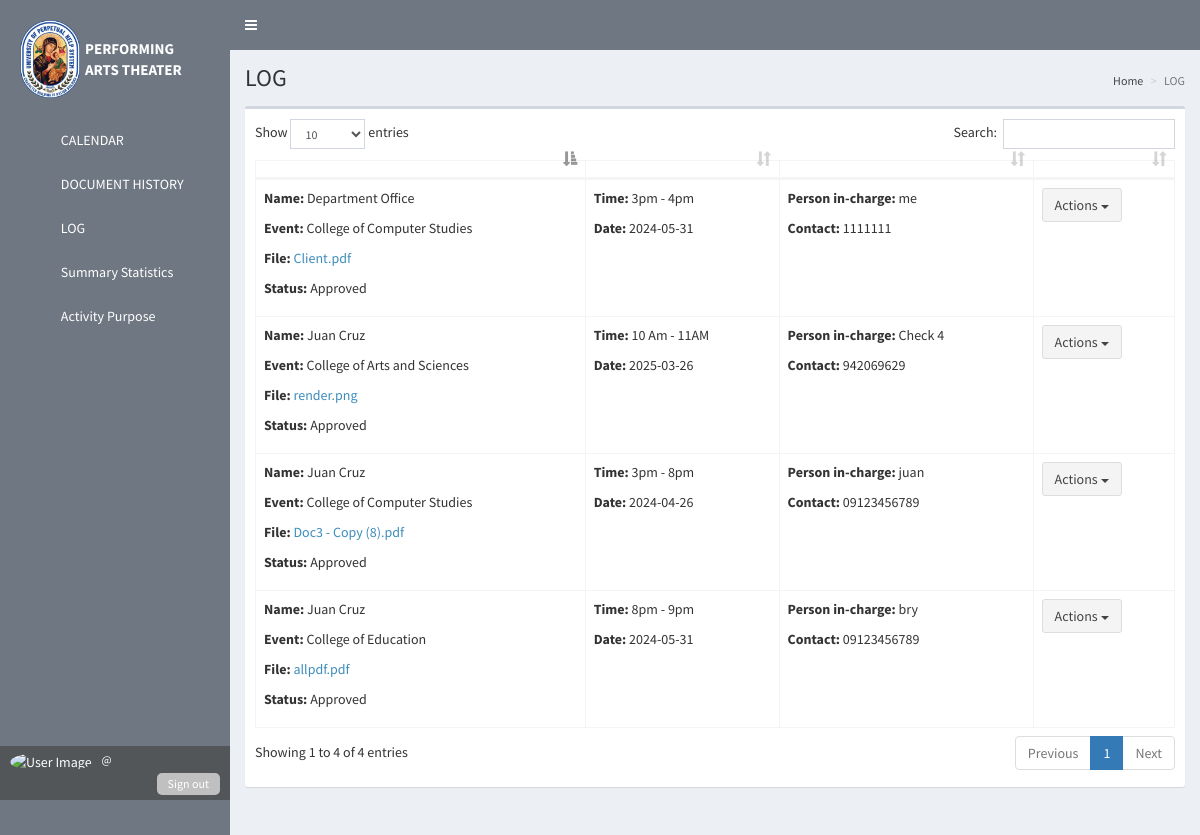
Page /admin/log.php on the committed database.
### tables this page shows
CREATE TABLE `request` (
  `id` int(11) NOT NULL,
  `users_id` int(11) NOT NULL,
  `department` text NOT NULL,
  `activityorpurpose` text NOT NULL,
  `division` text NOT NULL,
  `numberofattendees` text NOT NULL,
  `datefilled` date NOT NULL,
  `timeneeded` text NOT NULL,
  `dateneeded` text NOT NULL,
  `pat` text NOT NULL,
  `emcroom` text NOT NULL,
  `tvroom` text NOT NULL,
  `institutional` text NOT NULL,
  `cocurricular` text NOT NULL,
  `curricular` text NOT NULL,
  `extracurricular` text NOT NULL,
  `outsidegroup` text NOT NULL,
  `personincharge` text NOT NULL,
  `contactnumber` text NOT NULL,
  `file` text NOT NULL,
  `status` text NOT NULL
);

CREATE TABLE `users` (
  `id` int(11) NOT NULL,
  `img` text NOT NULL,
  `firstname` text NOT NULL,
  `lastname` text NOT NULL,
  `email` text NOT NULL,
  `password` text NOT NULL,
  `passwordtxt` varchar(50) NOT NULL,
  `type` int(1) NOT NULL DEFAULT 1
);

### config/config.php (called while the page is built, shortened)
<?php
class Connection{
	private $servername = "localhost";
	private $username = "root";
	private $password = "";
	private $dbname = "eventmanagementsystem";
	public function conn(){
		try {
		$this->dsn = "mysql:host=".$this->servername.";dbname=".$this->dbname;
		$this->pdo = new PDO($this->dsn, $this->username, $this->password);
		$this->pdo->setAttribute(PDO::ATTR_ERRMODE, PDO::ERRMODE_EXCEPTION);
		$this->pdo->setAttribute(PDO::ATTR_DEFAULT_FETCH_MODE, PDO::FETCH_ASSOC);
		return $this->pdo;
		} catch (Exception $e) {
			echo 'error'. $e->getmessage();
		}
	}
}
?>

### admin/log.php (the view, shortened to what this page needs)
<?php
  include '../config/config.php';
  class data extends Connection{
      public function managedata(){
?>
<!DOCTYPE html>
<html>
<head>
<?php include 'head.php'; ?>
</head>
<body class="hold-transition skin-blue sidebar-mini">
<div class="wrapper">
<?php include 'navbar.php'; ?>
<?php include 'sidebar.php'; ?>
  <div class="content-wrapper" style="overflow-y: scroll;height: 100vh;padding-bottom: 50px;">
    <section class="content-header">
      <h1>
        LOG
      </h1>
      <ol class="breadcrumb">
        <li><a href="dashboard.php"><i class="fa fa-dashboard"></i> Home</a></li>
        <li class="active">LOG</li>
      </ol>
    </section>
    <section class="content">
            <div class="row">
        <div class="col-xs-12">
          <div class="box">
            <div class="box-body table-responsive">
              <table id="example1" class="table table-bordered">
                <thead>
                  <th></th>
                  <th></th>
                  <th></th>
                  <th></th>
                </thead>
                <tbody>
                  <?php $sql = "SELECT *,request.id AS request_id FROM request INNER JOIN users ON request.users_id=users.id WHERE request.status = 'Approved'";
                  $stmt = $this->conn()->query($sql);
                  while ($row = $stmt->fetch()) { ?>
                    <tr>
                      <td>
                        <p><b>Name:</b> <?php echo $row['firstname'] ?> <?php echo $row['lastname'] ?></p>
                        <p><b>Event:</b> <?php echo $row['department'] ?></p>
                        <p><b>File:</b> <a href="../file/<?php echo $row['file'] ?>"><?php echo $row['file'] ?></a></p>
                        <p><b>Status:</b> <?php echo $row['status'] ?></p>
                      </td>
                      <td>
                        <p><b>Time:</b> <?php echo $row['timeneeded'] ?></p>
                        <p><b>Date:</b> <?php echo $row['dateneeded'] ?></p>
                      </td>
                      <td>
                        <p><b>Person in-charge:</b> <?php echo $row['personincharge'] ?></p>
                        <p><b>Contact:</b> <?php echo $row['contactnumber'] ?></p>
                      </td>
                      <td>
                        <div class="btn-group">
                          <button type="button" class="btn btn-default dropdown-toggle" data-toggle="dropdown" aria-haspopup="true" aria-expanded="false">
                            Actions <span class="caret"></span>
                          </button>
                        </div>
                      </td>
                    </tr>
                  <?php } ?>
                </tbody>
              </table>
            </div>
          </div>
        </div>
      </div>
    </section>
  </div>
</div>
</body>
</html>
<?php  } } $data = new data();  $data->managedata(); ?>

### rows in the picture
request: users.firstname "Juan", users.lastname "Cruz", department "College of Computer Studies", file "Doc3 - Copy (8).pdf", status "Approved", timeneeded "3pm - 8pm", dateneeded "2024-04-26", personincharge "juan", contactnumber "09123456789"
request: users.firstname "Department", users.lastname "Office", department "College of Computer Studies", file "Client.pdf", status "Approved", timeneeded "3pm - 4pm", dateneeded "2024-05-31", personincharge "me", contactnumber "1111111"
request: users.firstname "Juan", users.lastname "Cruz", department "College of Education", file "allpdf.pdf", status "Approved", timeneeded "8pm - 9pm", dateneeded "2024-05-31", personincharge "bry", contactnumber "09123456789"
request: users.firstname "Juan", users.lastname "Cruz", department "College of Arts and Sciences", file "render.png", status "Approved", timeneeded "10 Am - 11AM", dateneeded "2025-03-26", personincharge "Check 4", contactnumber "942069629"
